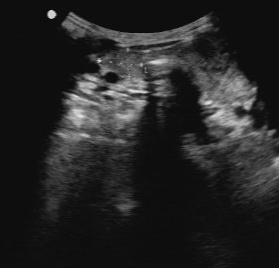
#> input picture test files/0 non cancer.jpg, 279 x 268 px
$ python -i processing.py   (imports and definitions only)
#> lines starting #> are read from the running program, lines starting #| are printed output that depends on the picture
### utils/logger.py
import logging
import sys
from pathlib import Path

# Setup logs directory
LOG_DIR = Path("logs")
LOG_DIR.mkdir(exist_ok=True)

def setup_logger(name="thyroid_app"):
    logger = logging.getLogger(name)
    if not logger.handlers:
        logger.setLevel(logging.INFO)

        # Consistent format: Time - Level - Module - Message
        formatter = logging.Formatter('%(asctime)s - %(levelname)s - %(module)s - %(message)s', datefmt='%H:%M:%S')

        # Console Handler
        sh = logging.StreamHandler(sys.stdout)
        sh.setFormatter(formatter)
        logger.addHandler(sh)

        # File Handler
        fh = logging.FileHandler(LOG_DIR / "app.log")
        fh.setFormatter(formatter)
        logger.addHandler(fh)

    return logger

# Global default logger
logger = setup_logger()

### utils/processing.py
import cv2
import numpy as np
from PIL import Image
from utils.logger import logger

IMG_SIZE = 224

# Pixels darker than this are treated as background / scanner frame when cropping.
_BORDER_THRESHOLD = 12
# Max-min channel spread above which a pixel is a coloured overlay (B-mode tissue is grey).
_OVERLAY_SATURATION = 40


def remove_color_overlays(image):
    """
    Converts to grayscale and inpaints coloured scanner overlays (text, labels, colour markers).

    B-mode ultrasound is intrinsically grayscale, so a saturated pixel can only be a
    burned-in annotation, never tissue. This is deliberately NOT done by brightness:
    bright echogenic foci (microcalcifications) are a key malignancy feature and must survive.
    """
    if image.mode in ("L", "I", "I;16"):
        return np.asarray(image.convert("L"))
    rgb = np.asarray(image.convert("RGB")).astype(np.int16)
    gray = np.asarray(image.convert("L"))
    mask = (rgb.max(axis=-1) - rgb.min(axis=-1)) > _OVERLAY_SATURATION
    if not mask.any():
        return gray
    mask = cv2.dilate(mask.astype(np.uint8), np.ones((3, 3), np.uint8))
    return cv2.inpaint(gray, mask, 3, cv2.INPAINT_TELEA)


def content_bounds(gray):
    """Row/column bounds of the ultrasound field, excluding the dark scanner frame."""
    rows = np.where(gray.mean(axis=1) > _BORDER_THRESHOLD)[0]
    cols = np.where(gray.mean(axis=0) > _BORDER_THRESHOLD)[0]
    if len(rows) < 16 or len(cols) < 16:
        return 0, gray.shape[0], 0, gray.shape[1]
    return rows[0], rows[-1] + 1, cols[0], cols[-1] + 1


def crop_to_content(gray):
    """Crops the black scanner frame around the ultrasound sector."""
    r0, r1, c0, c1 = content_bounds(gray)
    return gray[r0:r1, c0:c1]


def letterbox(gray, size=IMG_SIZE, return_transform=False):
    """Resizes keeping aspect ratio and pads with black to a square canvas."""
    h, w = gray.shape
    scale = size / max(h, w)
    new_w, new_h = max(1, round(w * scale)), max(1, round(h * scale))
    resized = np.asarray(Image.fromarray(gray).resize((new_w, new_h), Image.BILINEAR))
    canvas = np.zeros((size, size), dtype=np.uint8)
    top, left = (size - new_h) // 2, (size - new_w) // 2
    canvas[top:top + new_h, left:left + new_w] = resized
    if return_transform:
        return canvas, (scale, left, top)
    return canvas


def prepare_ultrasound(image, size=IMG_SIZE, return_transform=False):
    """
    Deterministic preprocessing shared by training and inference.

    1. Grayscale, with coloured scanner overlays inpainted (B-mode carries no colour).
    2. Crop the dark scanner frame.
    3. Letterbox-resize to size x size so nodule geometry (taller-than-wide is a
       TI-RADS malignancy feature) is not distorted by a naive stretch.
    Returns a uint8 array of shape (size, size). With `return_transform`, also returns
    a function mapping original-image (x, y) coordinates into the output frame.
    """
    gray = remove_color_overlays(image)
    r0, r1, c0, c1 = content_bounds(gray)
    out, (scale, left, top) = letterbox(gray[r0:r1, c0:c1], size, return_transform=True)
    if not return_transform:
        return out
    return out, lambda x, y: ((x - c0) * scale + left, (y - r0) * scale + top)


def to_model_input(gray_uint8):
    """uint8 (H, W) or (N, H, W) -> float32 3-channel tensor in [0, 1]."""
    x = gray_uint8.astype("float32") / 255.0
    return np.repeat(x[..., None], 3, axis=-1)


def preprocess_image(image):
    """
    Preprocesses a PIL image for inference. Returns a (1, 224, 224, 3) float32 batch.
    """
    logger.info(f"Preprocessing image of size: {image.size} and mode: {image.mode}")
    return to_model_input(prepare_ultrasound(image))[None, ...]

>>> from PIL import Image
>>> picture = Image.open('../test files/0 non cancer.jpg')
#> picture is the input picture: PIL image 279x268 L; min 2, max 233, mean 36.6
>>> result = prepare_ultrasound(picture)
#> in content_bounds, `rows = np.where(gray.mean(axis=1) > _BORDER_THRESHOLD)[0]`: rows = 268 values from 0 to 267
#> in content_bounds, `cols = np.where(gray.mean(axis=0) > _BORDER_THRESHOLD)[0]`: cols = 279 values from 0 to 278
#> in prepare_ultrasound, `r0, r1, c0, c1 = content_bounds(gray)`: r0 = 0; r1 = 268; c0 = 0; c1 = 279
#> in letterbox, `canvas[top:top + new_h, left:left + new_w] = resized`:
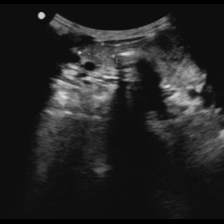
#> canvas: shape (224, 224); min 0, max 225, mean 35.2
#> in prepare_ultrasound, `out, (scale, left, top) = letterbox(gray[r0:r1, c0:c1], size, return_t..`: scale = 0.803; left = 0; top = 4

$ run again, on test files/1 cancer.jpg
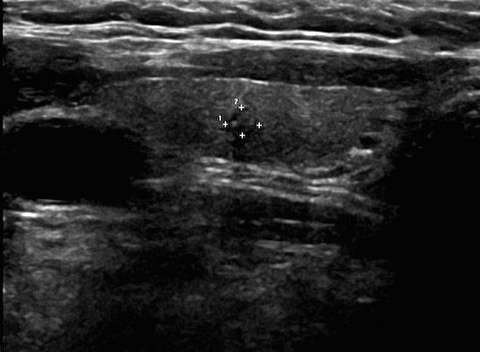
#> input picture test files/1 cancer.jpg, 480 x 352 px
#> picture is the input picture: PIL image 480x352 L; min 0, max 255, mean 38.4
#> rows = 330 values from 0 to 329
#> cols = 477 values from 3 to 479
#> r0 = 0; r1 = 330; c0 = 3; c1 = 480
#> in letterbox, `resized = np.asarray(Image.fromarray(gray).resize((new_w, new_h), Imag..`:
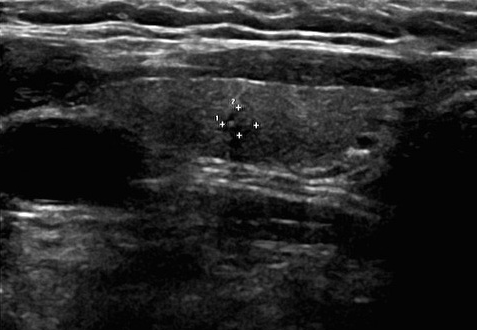
#> gray: shape (330, 477); min 0, max 255, mean 40.5
#> in letterbox, `canvas[top:top + new_h, left:left + new_w] = resized`:
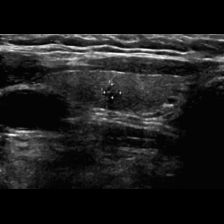
#> canvas: shape (224, 224); min 0, max 248, mean 28
#> in prepare_ultrasound, `out, (scale, left, top) = letterbox(gray[r0:r1, c0:c1], size, return_t..`: scale = 0.47; left = 0; top = 34
